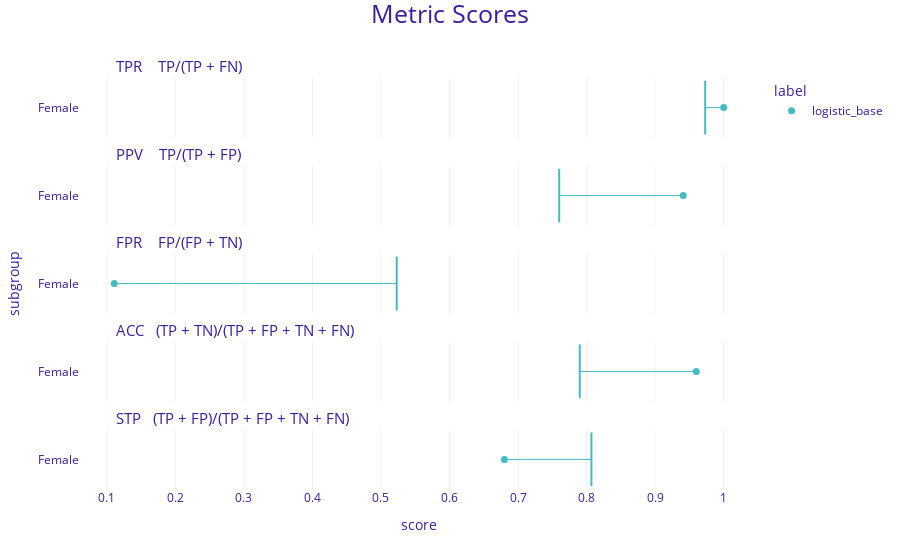

Source (notebook cell):
### Code cell
fairness_logistic_base.plot(type='metric_scores')

### Figure 1 — Plotly figure (JSON) as saved in the notebook; plotly's stock layout.template omitted (floating-point values rounded to 4 significant figures)
{"data": [{"customdata": [["Female", "logistic_base"]], "hovertemplate": "<b>%{customdata[1]}</b><br>Subgroup: %{customdata[0]}<br>Score: %{x}<extra></extra>", "legendgroup": "logistic_base", "marker": {"color": "#46bac2", "size": 7, "symbol": "circle"}, "mode": "markers", "name": "logistic_base", "orientation": "v", "showlegend": true, "type": "scatter", "x": [1], "xaxis": "x5", "y": [0.5], "yaxis": "y5"}, {"customdata": [["Female", "logistic_base"]], "hovertemplate": "<b>%{customdata[1]}</b><br>Subgroup: %{customdata[0]}<br>Score: %{x}<extra></extra>", "legendgroup": "logistic_base", "marker": {"color": "#46bac2", "size": 7, "symbol": "circle"}, "mode": "markers", "name": "logistic_base", "orientation": "v", "showlegend": false, "type": "scatter", "x": [0.941], "xaxis": "x4", "y": [0.5], "yaxis": "y4"}, {"customdata": [["Female", "logistic_base"]], "hovertemplate": "<b>%{customdata[1]}</b><br>Subgroup: %{customdata[0]}<br>Score: %{x}<extra></extra>", "legendgroup": "logistic_base", "marker": {"color": "#46bac2", "size": 7, "symbol": "circle"}, "mode": "markers", "name": "logistic_base", "orientation": "v", "showlegend": false, "type": "scatter", "x": [0.111], "xaxis": "x3", "y": [0.5], "yaxis": "y3"}, {"customdata": [["Female", "logistic_base"]], "hovertemplate": "<b>%{customdata[1]}</b><br>Subgroup: %{customdata[0]}<br>Score: %{x}<extra></extra>", "legendgroup": "logistic_base", "marker": {"color": "#46bac2", "size": 7, "symbol": "circle"}, "mode": "markers", "name": "logistic_base", "orientation": "v", "showlegend": false, "type": "scatter", "x": [0.96], "xaxis": "x2", "y": [0.5], "yaxis": "y2"}, {"customdata": [["Female", "logistic_base"]], "hovertemplate": "<b>%{customdata[1]}</b><br>Subgroup: %{customdata[0]}<br>Score: %{x}<extra></extra>", "legendgroup": "logistic_base", "marker": {"color": "#46bac2", "size": 7, "symbol": "circle"}, "mode": "markers", "name": "logistic_base", "orientation": "v", "showlegend": false, "type": "scatter", "x": [0.68], "xaxis": "x", "y": [0.5], "yaxis": "y"}], "layout": {"annotations": [{"font": {"size": 15}, "showarrow": false, "text": "STP   (TP + FP)/(TP + FP + TN + FN)", "x": 0.05, "xanchor": "left", "xref": "paper", "y": 0.144, "yanchor": "bottom", "yref": "paper"}, {"font": {"size": 15}, "showarrow": false, "text": "ACC   (TP + TN)/(TP + FP + TN + FN)", "x": 0.05, "xanchor": "left", "xref": "paper", "y": 0.358, "yanchor": "bottom", "yref": "paper"}, {"font": {"size": 15}, "showarrow": false, "text": "FPR    FP/(FP + TN)", "x": 0.05, "xanchor": "left", "xref": "paper", "y": 0.572, "yanchor": "bottom", "yref": "paper"}, {"font": {"size": 15}, "showarrow": false, "text": "PPV    TP/(TP + FP)", "x": 0.05, "xanchor": "left", "xref": "paper", "y": 0.786, "yanchor": "bottom", "yref": "paper"}, {"font": {"size": 15}, "showarrow": false, "text": "TPR    TP/(TP + FN)", "x": 0.05, "xanchor": "left", "xref": "paper", "y": 1, "yanchor": "bottom", "yref": "paper"}], "font": {"color": "#371ea3"}, "legend": {"title": {"text": "label"}, "tracegroupgap": 0}, "margin": {"b": 71, "r": 30, "t": 78}, "shapes": [{"line": {"color": "#46bac2", "width": 1}, "type": "line", "x0": 1, "x1": 0.973, "xref": "x", "y0": 0.5, "y1": 0.5, "yref": "y5"}, {"line": {"color": "#46bac2", "width": 2}, "type": "line", "x0": 0.973, "x1": 0.973, "xref": "x", "y0": 0, "y1": 1, "yref": "y5"}, {"line": {"color": "#46bac2", "width": 1}, "type": "line", "x0": 0.941, "x1": 0.76, "xref": "x", "y0": 0.5, "y1": 0.5, "yref": "y4"}, {"line": {"color": "#46bac2", "width": 2}, "type": "line", "x0": 0.76, "x1": 0.76, "xref": "x", "y0": 0, "y1": 1, "yref": "y4"}, {"line": {"color": "#46bac2", "width": 1}, "type": "line", "x0": 0.111, "x1": 0.523, "xref": "x", "y0": 0.5, "y1": 0.5, "yref": "y3"}, {"line": {"color": "#46bac2", "width": 2}, "type": "line", "x0": 0.523, "x1": 0.523, "xref": "x", "y0": 0, "y1": 1, "yref": "y3"}, {"line": {"color": "#46bac2", "width": 1}, "type": "line", "x0": 0.96, "x1": 0.79, "xref": "x", "y0": 0.5, "y1": 0.5, "yref": "y2"}, {"line": {"color": "#46bac2", "width": 2}, "type": "line", "x0": 0.79, "x1": 0.79, "xref": "x", "y0": 0, "y1": 1, "yref": "y2"}, {"line": {"color": "#46bac2", "width": 1}, "type": "line", "x0": 0.68, "x1": 0.807, "xref": "x", "y0": 0.5, "y1": 0.5, "yref": "y"}, {"line": {"color": "#46bac2", "width": 2}, "type": "line", "x0": 0.807, "x1": 0.807, "xref": "x", "y0": 0, "y1": 1, "yref": "y"}], "title": {"font": {"size": 25}, "text": "Metric Scores", "x": 0.5, "y": 0.99}, "xaxis": {"anchor": "y", "domain": [0, 1], "range": [0.061, 1.05], "tickvals": [0, 0.1, 0.2, 0.3, 0.4, 0.5, 0.6, 0.7, 0.8, 0.9, 1], "title": {"text": "score"}}, "xaxis2": {"anchor": "y2", "domain": [0, 1], "matches": "x", "range": [0.061, 1.05], "showticklabels": false, "tickvals": [0, 0.1, 0.2, 0.3, 0.4, 0.5, 0.6, 0.7, 0.8, 0.9, 1]}, "xaxis3": {"anchor": "y3", "domain": [0, 1], "matches": "x", "range": [0.061, 1.05], "showticklabels": false, "tickvals": [0, 0.1, 0.2, 0.3, 0.4, 0.5, 0.6, 0.7, 0.8, 0.9, 1]}, "xaxis4": {"anchor": "y4", "domain": [0, 1], "matches": "x", "range": [0.061, 1.05], "showticklabels": false, "tickvals": [0, 0.1, 0.2, 0.3, 0.4, 0.5, 0.6, 0.7, 0.8, 0.9, 1]}, "xaxis5": {"anchor": "y5", "domain": [0, 1], "matches": "x", "range": [0.061, 1.05], "showticklabels": false, "tickvals": [0, 0.1, 0.2, 0.3, 0.4, 0.5, 0.6, 0.7, 0.8, 0.9, 1]}, "yaxis": {"anchor": "x", "domain": [0, 0.144], "range": [-0.05, 1.05], "showgrid": false, "ticktext": ["Female"], "tickvals": [0.5], "title": {"text": ""}, "zeroline": false}, "yaxis2": {"anchor": "x2", "domain": [0.214, 0.358], "matches": "y", "range": [-0.05, 1.05], "showgrid": false, "ticktext": ["Female"], "tickvals": [0.5], "title": {"text": ""}, "zeroline": false}, "yaxis3": {"anchor": "x3", "domain": [0.428, 0.572], "matches": "y", "range": [-0.05, 1.05], "showgrid": false, "ticktext": ["Female"], "tickvals": [0.5], "title": {"text": "subgroup"}, "zeroline": false}, "yaxis4": {"anchor": "x4", "domain": [0.642, 0.786], "matches": "y", "range": [-0.05, 1.05], "showgrid": false, "ticktext": ["Female"], "tickvals": [0.5], "title": {"text": ""}, "zeroline": false}, "yaxis5": {"anchor": "x5", "domain": [0.856, 1], "matches": "y", "range": [-0.05, 1.05], "showgrid": false, "ticktext": ["Female"], "tickvals": [0.5], "title": {"text": ""}, "zeroline": false}}}
